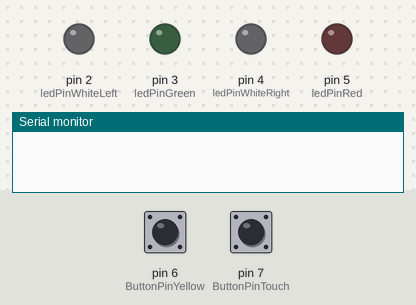
Simulated run of this sketch. Board: Arduino Uno, built with avr-gcc and run on an emulated ATmega328P. Parts: output pins drawn as LEDs (lit = HIGH), the last lines printed to the serial monitor. The test bench sets the inputs (shaded band); at power-on: pin 6 (ButtonPinYellow) LOW, pin 7 (ButtonPinTouch) LOW.

Above: at 2.8 s.
2.9 s: pin 6 (ButtonPinYellow) pulled HIGH for 1.2 s
At 3.3 s:
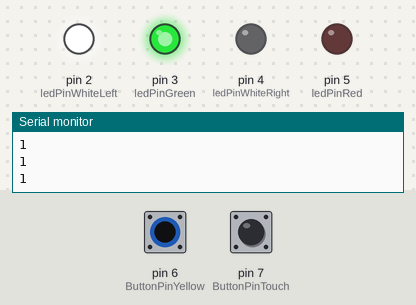
5.6 s: pin 7 (ButtonPinTouch) pulled HIGH for 1.2 s
At 6.6 s:
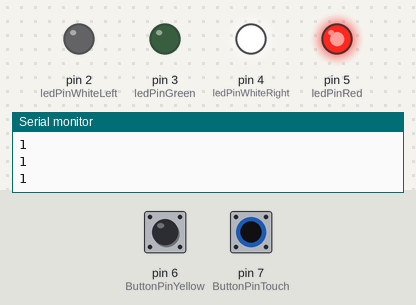
8.3 s: pin 7 (ButtonPinTouch) pulled HIGH for 3.2 s
At 12.2 s:
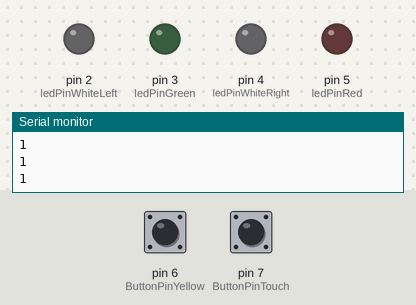
13.0 s: pin 6 (ButtonPinYellow) pulled HIGH for 3.2 s
At 13.8 s:
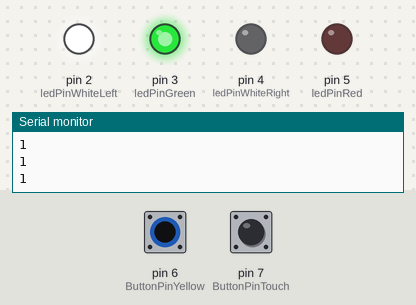
Timing chart, 0 to 17.7 s (numbered marks = the images above; inputs shaded):
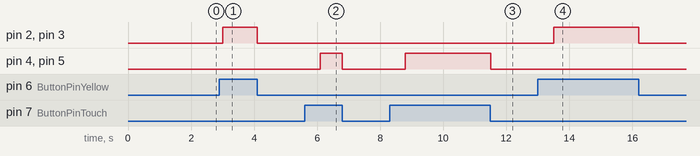

The sketch:

project1.ino
```cpp
// constants won't change. They're used here to set pin numbers:
const int ledPinWhiteLeft =  2;
const int ledPinGreen = 3;
const int ledPinWhiteRight = 4;
const int ledPinRed = 5;

const int ButtonPinYellow = 6;
const int ButtonPinTouch = 7;

// variables will change:
int buttonStateYellow = 0;
int buttonStateTouch = 0;

void setup() {
  // initialize the LED pin as an output:
  pinMode(ledPinWhiteLeft, OUTPUT);
  pinMode(ledPinGreen, OUTPUT);
  pinMode(ledPinWhiteRight, OUTPUT);
  pinMode(ledPinRed, OUTPUT);

  pinMode(ButtonPinYellow, INPUT);
  pinMode(ButtonPinTouch, INPUT);

  Serial.begin(9600);
}

void loop() {
  // read the state of the pushbutton value:
  buttonStateYellow = digitalRead(ButtonPinYellow);
  buttonStateTouch = digitalRead(ButtonPinTouch);
  // check if the pushbutton is pressed. If it is, the buttonState is HIGH:

  if (buttonStateYellow == HIGH) {
    // turn LED on:
    digitalWrite(ledPinWhiteLeft, HIGH);
    digitalWrite(ledPinGreen, HIGH);

    digitalWrite(ledPinWhiteRight, LOW);
    digitalWrite(ledPinRed, LOW);

    Serial.println(buttonStateYellow);
    buttonStateYellow = 0;

  }
  else if (buttonStateTouch == HIGH){
    digitalWrite(ledPinWhiteRight, HIGH);
    digitalWrite(ledPinRed, HIGH);

    digitalWrite(ledPinWhiteLeft, LOW);
    digitalWrite(ledPinGreen, LOW);

    Serial.println(buttonStateTouch);
    buttonStateTouch = 0;

  } else {
    // turn LEDs off:
    digitalWrite(ledPinWhiteRight, LOW);
    digitalWrite(ledPinRed, LOW);
    digitalWrite(ledPinWhiteLeft, LOW);
    digitalWrite(ledPinGreen, LOW);
    delay(1000);
    buttonStateYellow = 1;
    buttonStateTouch = 1;
  }
}
```

Measured:
- after the input at 2.9 s, pin 2 (ledPinWhiteLeft), pin 3 (ledPinGreen): LOW → HIGH after 0.10 s, → LOW 1.1 s later
- after the input at 5.6 s, pin 4 (ledPinWhiteRight), pin 5 (ledPinRed): LOW → HIGH after 0.50 s, → LOW 0.70 s later
- after the input at 8.3 s, pin 4 (ledPinWhiteRight), pin 5 (ledPinRed): LOW → HIGH after 0.50 s, → LOW 2.7 s later
- after the input at 13.0 s, pin 2 (ledPinWhiteLeft), pin 3 (ledPinGreen): LOW → HIGH after 0.50 s, → LOW 2.7 s later
